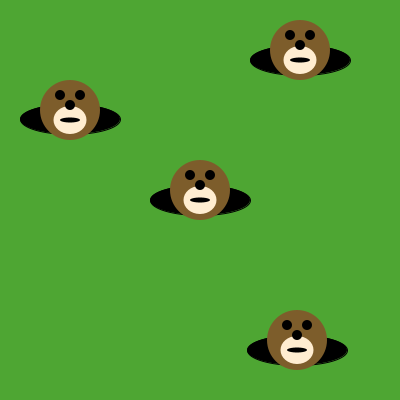
Frame 1 (no input)
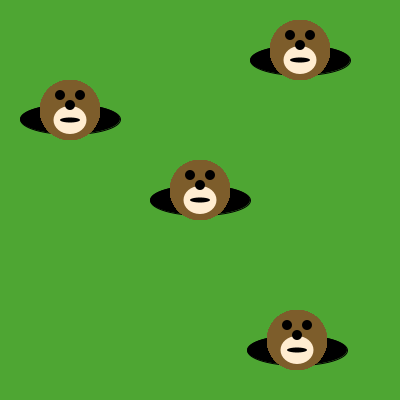
Frame 60 (the mouse pressed at the canvas centre just before this capture)
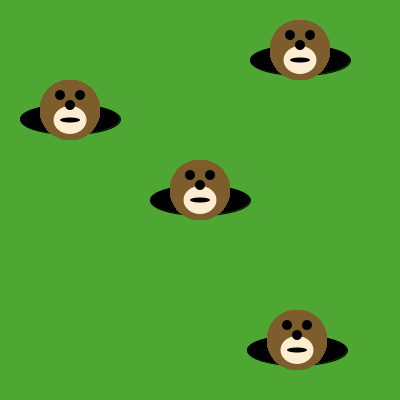
Frame 120 (the mouse held since frame 60 and released just before this capture)

The Processing sketch that drew these frames (run headless with seeded random() and noise(); from frame 60 on, the mouse is pressed at the canvas centre):

// Processing sketch: moles_in_holes
// ── moles_in_holes.pde
void draw() {

/* Use the method below to put moles in the holes. */
drawMole(300,50);
drawMole(200,190);
drawMole(70,110);
drawMole(297,340);

}

void drawMole(int moleX, int moleY) {
     noStroke();
     fill(125, 93, 43);
     ellipse(moleX, moleY, 60, 60); // face
     fill(255, 237, 209);
     ellipse(moleX, moleY+10, 33, 28); 
     fill(0, 0, 0);
     ellipse(moleX-10, moleY-15, 10, 10); // eyes
     ellipse(moleX+10, moleY-15, 10, 10);
     ellipse(moleX, moleY-5, 10, 10); // nose
     ellipse(moleX, moleY+10, 20, 5); // mouth
}

void setup() {
     size(400, 400);
     background(78, 166, 51); // green grass
     fill(0, 0, 0);
     ellipse(200, 200, 100, 30); // holes!
     ellipse(70, 119, 100, 30);
     ellipse(300, 60, 100, 30);
     ellipse(297, 350, 100, 30);
}
